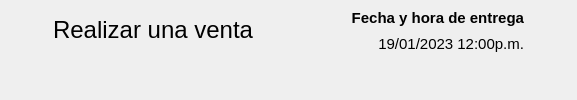
        <widget class="QFrame" name="frame_3">
         <property name="font">
          <font>
           <family>Segoe UI</family>
          </font>
         </property>
         <property name="frameShape">
          <enum>QFrame::NoFrame</enum>
         </property>
         <layout class="QHBoxLayout" name="horizontalLayout_2">
          <property name="spacing">
           <number>0</number>
          </property>
          <property name="leftMargin">
           <number>0</number>
          </property>
          <property name="topMargin">
           <number>0</number>
          </property>
          <property name="rightMargin">
           <number>0</number>
          </property>
          <property name="bottomMargin">
           <number>0</number>
          </property>
          <item alignment="Qt::AlignLeft|Qt::AlignTop">
           <widget class="QFrame" name="frame_7">
            <property name="font">
             <font>
              <family>Segoe UI</family>
             </font>
            </property>
            <property name="frameShape">
             <enum>QFrame::NoFrame</enum>
            </property>
            <layout class="QHBoxLayout" name="horizontalLayout_4">
             <property name="spacing">
              <number>12</number>
             </property>
             <item>
              <widget class="QPushButton" name="btRegresar">
               <property name="font">
                <font>
                 <family>Segoe UI</family>
                </font>
               </property>
               <property name="cursor">
                <cursorShape>PointingHandCursor</cursorShape>
               </property>
               <property name="styleSheet">
                <string notr="true">QPushButton {
        background-color: transparent;
        border: none;
        padding: 0px;
    }
    QPushButton:hover {
        background-color: rgba(255, 255, 255, 0);
    }
    QPushButton:pressed {
        background-color: rgba(255, 255, 255, 0);
    }</string>
               </property>
               <property name="icon">
                <iconset resource="../../resources.qrc">
                 <normaloff>:/img/resources/images/leftarrow.png</normaloff>:/img/resources/images/leftarrow.png</iconset>
               </property>
               <property name="iconSize">
                <size>
                 <width>40</width>
                 <height>40</height>
                </size>
               </property>
               <property name="flat">
                <bool>true</bool>
               </property>
              </widget>
             </item>
             <item>
              <widget class="QLabel" name="lbTitulo">
               <property name="minimumSize">
                <size>
                 <width>201</width>
                 <height>41</height>
                </size>
               </property>
               <property name="font">
                <font>
                 <family>Segoe UI</family>
                 <pointsize>18</pointsize>
                </font>
               </property>
               <property name="text">
                <string>Realizar una venta</string>
               </property>
              </widget>
             </item>
            </layout>
           </widget>
          </item>
          <item alignment="Qt::AlignRight|Qt::AlignTop">
           <widget class="QFrame" name="frame_8">
            <property name="sizePolicy">
             <sizepolicy hsizetype="Minimum" vsizetype="Minimum">
              <horstretch>0</horstretch>
              <verstretch>0</verstretch>
             </sizepolicy>
            </property>
            <property name="font">
             <font>
              <family>Segoe UI</family>
             </font>
            </property>
            <property name="frameShape">
             <enum>QFrame::NoFrame</enum>
            </property>
            <layout class="QGridLayout" name="gridLayout">
             <property name="horizontalSpacing">
              <number>12</number>
             </property>
             <item row="0" column="0">
              <widget class="QLabel" name="label_5">
               <property name="minimumSize">
                <size>
                 <width>181</width>
                 <height>10</height>
                </size>
               </property>
               <property name="font">
                <font>
                 <family>Segoe UI</family>
                 <pointsize>11</pointsize>
                 <bold>true</bold>
                </font>
               </property>
               <property name="text">
                <string>Fecha y hora de entrega</string>
               </property>
               <property name="alignment">
                <set>Qt::AlignRight|Qt::AlignTrailing|Qt::AlignVCenter</set>
               </property>
              </widget>
             </item>
             <item row="0" column="1" rowspan="2">
              <widget class="QPushButton" name="btCalendario">
               <property name="font">
                <font>
                 <family>Segoe UI</family>
                </font>
               </property>
               <property name="cursor">
                <cursorShape>PointingHandCursor</cursorShape>
               </property>
               <property name="styleSheet">
                <string notr="true">QPushButton {
        background-color: transparent;
        border: none;
        padding: 0px;
    }
    QPushButton:hover {
        background-color: rgba(255, 255, 255, 0);
    }
    QPushButton:pressed {
        background-color: rgba(255, 255, 255, 0);
    }</string>
               </property>
               <property name="icon">
                <iconset resource="../../resources.qrc">
                 <normaloff>:/img/resources/images/calendar.png</normaloff>:/img/resources/images/calendar.png</iconset>
               </property>
               <property name="iconSize">
                <size>
                 <width>40</width>
                 <height>40</height>
                </size>
               </property>
               <property name="flat">
                <bool>true</bool>
               </property>
              </widget>
             </item>
             <item row="1" column="0">
              <widget class="QLabel" name="lbFecha">
               <property name="minimumSize">
                <size>
                 <width>251</width>
                 <height>21</height>
                </size>
               </property>
               <property name="font">
                <font>
                 <family>Segoe UI</family>
                 <pointsize>11</pointsize>
                 <bold>false</bold>
                </font>
               </property>
               <property name="text">
                <string>19/01/2023 12:00p.m.</string>
               </property>
               <property name="alignment">
                <set>Qt::AlignRight|Qt::AlignTrailing|Qt::AlignVCenter</set>
               </property>
              </widget>
             </item>
            </layout>
           </widget>
          </item>
         </layout>
        </widget>
